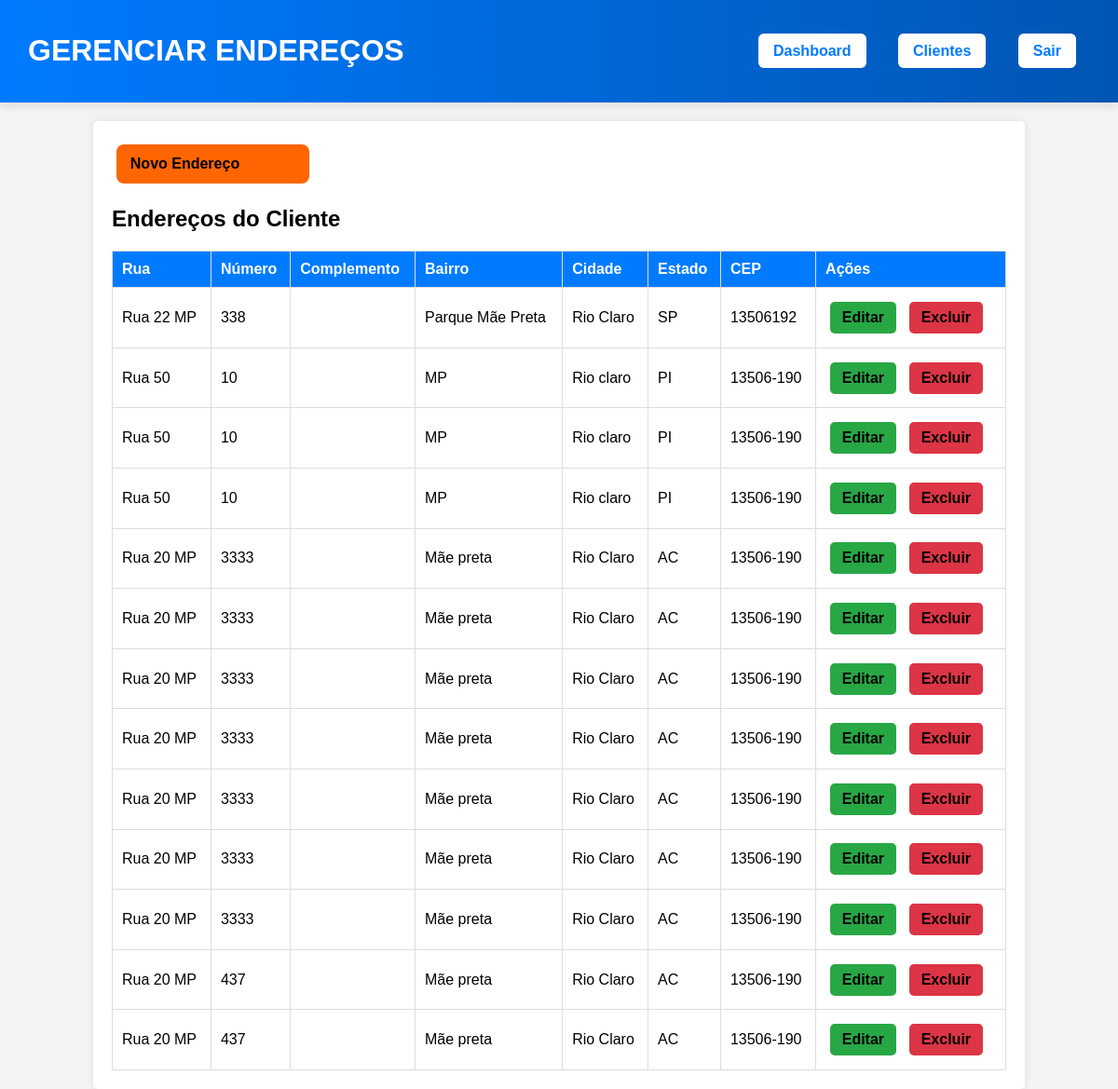
/gerenciarEnderecos.php?id=17 (signed in), run on the app's committed database.
### tables this page shows
CREATE TABLE `enderecos` (
  `id` int NOT NULL AUTO_INCREMENT,
  `cliente_id` int NOT NULL,
  `rua` varchar(255) NOT NULL,
  `numero` varchar(10) NOT NULL,
  `complemento` varchar(100) DEFAULT NULL,
  `bairro` varchar(100) NOT NULL,
  `cidade` varchar(100) NOT NULL,
  `estado` char(2) NOT NULL,
  `cep` varchar(10) NOT NULL,
  PRIMARY KEY (`id`),
  KEY `cliente_id` (`cliente_id`),
  CONSTRAINT `enderecos_ibfk_1` FOREIGN KEY (`cliente_id`) REFERENCES `clientes` (`id`) ON DELETE CASCADE
);

### app/services/enderecoServices.php (called while the page is built, shortened)
<?php
function listarEnderecosPorCliente($pdo, $cliente_id) {
    $sql = "SELECT id, rua, numero, complemento, bairro, cidade, estado, cep FROM enderecos WHERE cliente_id = ?";
    $stmt = $pdo->prepare($sql);
    $stmt->execute([$cliente_id]);
    return $stmt->fetchAll(PDO::FETCH_ASSOC);
}

### public/gerenciarEnderecos.php (the view, shortened to what this page needs)
<?php
require_once __DIR__ . '/../app/config/config.php';
require_once __DIR__ . '/../app/services/enderecoServices.php';
$pdo = conectarBanco();
$cliente_id = $_GET['id'];
$enderecos = listarEnderecosPorCliente($pdo, $cliente_id);
?>
<!DOCTYPE html>
<html lang="pt-BR">
<head>
    <link rel="stylesheet" href="assets/css/gerenciarEnderecos.css">
</head>
<body>
    <header class="header-enderecos">
        <h1>GERENCIAR ENDEREÇOS</h1>
        <nav>
            <a href="dashboard.php" class="btn-enderecos-ger">Dashboard</a>
            <a href="clientes.php" class="btn-enderecos-ger">Clientes</a>
            <a href="logout.php" class="btn-enderecos-ger">Sair</a>
        </nav>
    </header>
    <div class="container">
    <a href="adicionarEnderecos.php?id=<?= $cliente_id ?>" class="btn adicionar">Novo Endereço</a>
        <h2>Endereços do Cliente</h2>
        <table>
            <thead>
                <tr>
                    <th>Rua</th>
                    <th>Número</th>
                    <th>Complemento</th>
                    <th>Bairro</th>
                    <th>Cidade</th>
                    <th>Estado</th>
                    <th>CEP</th>
                    <th>Ações</th>
                </tr>
            </thead>
            <tbody>
                <?php foreach ($enderecos as $endereco): ?>
                    <tr>
                        <td><?= htmlspecialchars($endereco['rua']) ?></td>
                        <td><?= htmlspecialchars($endereco['numero']) ?></td>
                        <td><?= htmlspecialchars($endereco['complemento']) ?></td>
                        <td><?= htmlspecialchars($endereco['bairro']) ?></td>
                        <td><?= htmlspecialchars($endereco['cidade']) ?></td>
                        <td><?= htmlspecialchars($endereco['estado']) ?></td>
                        <td><?= htmlspecialchars($endereco['cep']) ?></td>
                        <td>
                            <a href="editarEnderecos.php?id=<?= $endereco['id'] ?>" class="btn editar">Editar</a>
                            <a href="excluirEnderecos.php?id=<?= $endereco['id'] ?>" class="btn excluir">Excluir</a>
                        </td>
                    </tr>
                <?php endforeach; ?>
            </tbody>
        </table>
    </div>
</body>
</html>

### public/assets/css/gerenciarEnderecos.css (style rules this page uses)
body { font-family: Arial, sans-serif; background-color: #f4f4f4; margin: 0; padding: 0; }
header { background: #007bff; color: white; padding: 15px; text-align: center; }
nav a { color: white; margin: 0 15px; text-decoration: none; font-weight: bold; }
.container { width: 80%; margin: auto; background: white; padding: 20px; box-shadow: 0px 0px 10px rgba(0, 0, 0, 0.1); border-radius: 5px; margin-top: 20px; }
table { width: 100%; border-collapse: collapse; margin-top: 1.1rem; }
th, td { border: 1px solid #ddd; padding: 10px; text-align: left; }
th { background-color: #007bff; color: white; }
.header-enderecos { background: linear-gradient(90deg, #007bff 0%, #0056b3 100%); color: white; display: flex; justify-content: space-between; align-items: center; padding: 15px 30px; box-shadow: 0px 4px 10px rgba(0, 0, 0, 0.1); }
.header-enderecos h1 { font-size: 1.5rem; font-weight: bold; text-transform: uppercase; letter-spacing: 1px; color: white; text-shadow: 2px 2px 5px rgba(0, 0, 0, 0.089); background: linear-gradient(90deg, #ffffff, #ffffff); -webkit-background-clip: text; -webkit-text-fill-color: transparent; animation: fadeIn 1s ease-in-out; }
.btn-enderecos-ger { background: white; color: #007bff; padding: 10px 16px; font-size: 16px; font-weight: bold; text-decoration: none; border-radius: 6px; transition: all 0.3s ease-in-out; }
.btn { padding: 0.5rem 0.8rem; text-decoration: none; color: rgb(0, 0, 0); border-radius: 5px; font-weight: bold; display: inline-block; margin: 0.30rem; }
.btn.adicionar { display: inline-block; padding: 12px; background: #ff6500; color: black; font-size: 16px; font-weight: bold; border-radius: 8px; cursor: pointer; text-decoration: none; transition: all 0.3s ease-in-out; text-align: left; width: 180px; padding-left: 15px; }
.editar { background-color: #28a745; transition: all 0.3s ease-in-out; }
.excluir { background-color: #dc3545; transition: all 0.3s ease-in-out; }

### data on the page
enderecos: rua "Rua 22 MP", numero "338", bairro "Parque Mãe Preta", cidade "Rio Claro", estado "SP", cep "13506192"
enderecos: rua "Rua 50", numero "10", bairro "MP", cidade "Rio claro", estado "PI", cep "13506-190"
enderecos: rua "Rua 50", numero "10", bairro "MP", cidade "Rio claro", estado "PI", cep "13506-190"
enderecos: rua "Rua 50", numero "10", bairro "MP", cidade "Rio claro", estado "PI", cep "13506-190"
enderecos: rua "Rua 20 MP", numero "3333", bairro "Mãe preta", cidade "Rio Claro", estado "AC", cep "13506-190"
enderecos: rua "Rua 20 MP", numero "3333", bairro "Mãe preta", cidade "Rio Claro", estado "AC", cep "13506-190"
enderecos: rua "Rua 20 MP", numero "3333", bairro "Mãe preta", cidade "Rio Claro", estado "AC", cep "13506-190"
enderecos: rua "Rua 20 MP", numero "3333", bairro "Mãe preta", cidade "Rio Claro", estado "AC", cep "13506-190"
enderecos: rua "Rua 20 MP", numero "3333", bairro "Mãe preta", cidade "Rio Claro", estado "AC", cep "13506-190"
enderecos: rua "Rua 20 MP", numero "3333", bairro "Mãe preta", cidade "Rio Claro", estado "AC", cep "13506-190"
enderecos: rua "Rua 20 MP", numero "3333", bairro "Mãe preta", cidade "Rio Claro", estado "AC", cep "13506-190"
enderecos: rua "Rua 20 MP", numero "437", bairro "Mãe preta", cidade "Rio Claro", estado "AC", cep "13506-190"
enderecos: rua "Rua 20 MP", numero "437", bairro "Mãe preta", cidade "Rio Claro", estado "AC", cep "13506-190"
